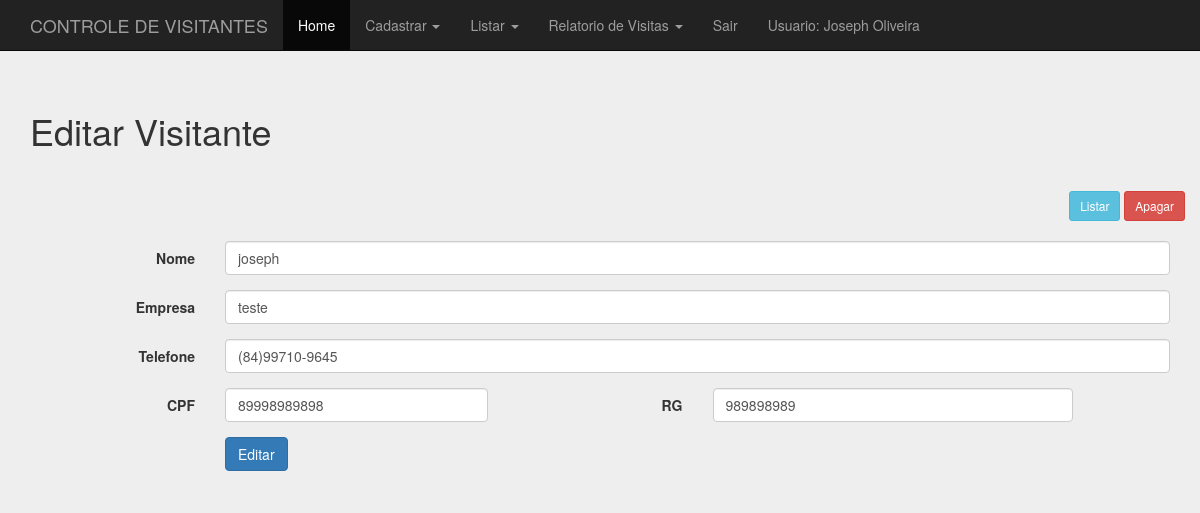
Page /administrativo.php?link=4&id=1 (signed in) on the committed database.
### tables this page shows
CREATE TABLE `visitante` (
  `id` int(11) NOT NULL,
  `nome` varchar(220) DEFAULT NULL,
  `empresa` varchar(100) DEFAULT NULL,
  `telefone` varchar(255) DEFAULT NULL,
  `cpf` varchar(14) DEFAULT NULL,
  `rg` varchar(11) DEFAULT NULL
);

### edit_visitante.php (the view, shortened to what this page needs)
<?php
    $id = $_GET['id'];
    $result=mysqli_query($conn,"SELECT * FROM visitante WHERE id='$id' LIMIT 1");
    $resultado=mysqli_fetch_assoc($result);
?>
      <div class="container">
      <div class="page-header">
        <h1>Editar Visitante</h1>
      </div>
      <div class="row espaco">
        <div class="pull-right">
          <a href='administrativo.php?link=2&id=<?php echo $resultado['id']; ?>'> <button type='button' class='btn btn-sm btn-info'> Listar</button></a>
          <a href='processa/processa_apagar_paciente.php?id=<?php echo $resultado['id'];?>'> <button type='button' class='btn btn-sm btn-danger'> Apagar</button></a>
          </div>
          </div>
      <div class="row">
        <div class="col-md-12">
        <form class="form-horizontal" method="POST" action="processa/processa_edit_visitante.php">
  <div class="form-group">
    <label for="inputEmail3" class="col-sm-2 control-label">Nome</label>
    <div class="col-sm-10">
      <input type="text" class="form-control" name="nome" placeholder="Nome Completo" value ="<?php echo $resultado['nome']; ?>">
    </div>
  </div>
  <div class="form-group">
    <label for="inputEmail3" class="col-sm-2 control-label">Empresa</label>
    <div class="col-sm-10">
      <input type="text" class="form-control" name="empresa" placeholder="Empresa" value ="<?php echo $resultado['empresa']; ?>">
    </div>
  </div>
  <div class="form-group">
    <label for="inputEmail3" class="col-sm-2 control-label">Telefone</label>
    <div class="col-sm-10">
      <input type="text" class="form-control" name="telefone" data-mask="(99)99999-9999" placeholder="Telefone" value ="<?php echo $resultado['telefone']; ?>">
    </div>
  </div>
  <div class="form-group">
      <label for="inputEmail3" class="col-sm-2 control-label">CPF</label>
      <div class="col-sm-3">
      <input type="text" class="form-control text-uppercase"  name="cpf" data-mask="99999999999" placeholder="CPF" value ="<?php echo $resultado['cpf']; ?>">
      </div>
    <label for="inputEmail3" class="col-sm-2 control-label">RG</label>
    <div class="col-sm-4">
      <input type="text" class="form-control text-uppercase"  name="rg" data-mask="999999999" placeholder="RG" value ="<?php echo $resultado['rg']; ?>">
      </div>
  </div>
  <div class="form-group">
    <div class="col-sm-offset-2 col-sm-10">
      <button type="submit" class="btn btn-primary">Editar</button>
    </div>
  </div>
</form>
        </div>
      </div>
    </div>
<link rel="stylesheet" href="css/style.css">

### css/style.css (style rules this page uses)
body { background-color: #eee; / /background-size: cover; background-repeat: no-repeat; background-position: center; background-attachment: fixed; }

### rows in the picture
visitante: nome "joseph", empresa "teste", telefone "(84)99710-9645", cpf "89998989898", rg "989898989"

### other values in the picture
$_SESSION['usuarioNome'] "Joseph Oliveira"
